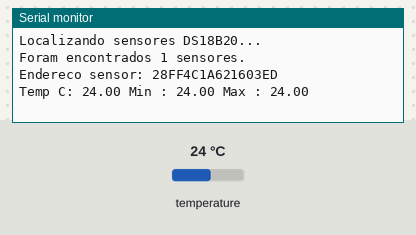
Bench run of a sketch on a simulated Arduino Uno, built with avr-gcc and run on an emulated ATmega328P. On the bench: the last lines printed to the serial monitor. Inputs (shaded band) come from the test bench; at power-on: temperature 24 °C.

Above: at 1.2 s.
1.3 s: temperature set to 12 °C
At 5.8 s:
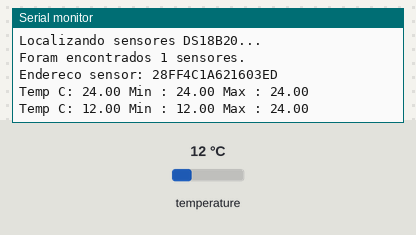
6.1 s: temperature set to 19 °C
At 8.7 s:
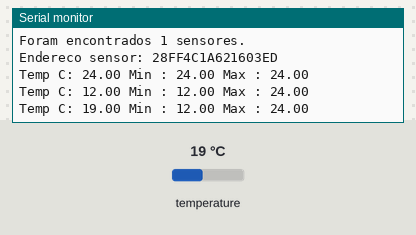
Timing chart, 0 to 10.2 s (numbered marks = the images above; inputs shaded):
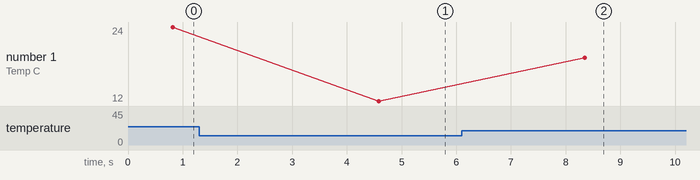

The sketch:

sensor_temperatura_agua.ino
```cpp
#include <OneWire.h>
#include <DallasTemperature.h>
#include <LiquidCrystal.h>

// Porta do pino de sinal do DS18B20
#define ONE_WIRE_BUS 3

// Define uma instancia do oneWire para comunicacao com o sensor
OneWire oneWire(ONE_WIRE_BUS);

// Armazena temperaturas minima e maxima
float tempMin = 999;
float tempMax = 0;

DallasTemperature sensors(&oneWire);
DeviceAddress sensor1;

// Inicializa o LCD


void setup(void)
{
  Serial.begin(9600);
  sensors.begin();
  // Localiza e mostra enderecos dos sensores
  Serial.println("Localizando sensores DS18B20...");
  Serial.print("Foram encontrados ");
  Serial.print(sensors.getDeviceCount(), DEC);
  Serial.println(" sensores.");
  if (!sensors.getAddress(sensor1, 0))
     Serial.println("Sensores nao encontrados !");
  // Mostra o endereco do sensor encontrado no barramento
  Serial.print("Endereco sensor: ");
  mostra_endereco_sensor(sensor1);
  Serial.println();
  Serial.println();


}

void mostra_endereco_sensor(DeviceAddress deviceAddress)
{
  for (uint8_t i = 0; i < 8; i++)
  {
    // Adiciona zeros se necessário
    if (deviceAddress[i] < 16) Serial.print("0");
    Serial.print(deviceAddress[i], HEX);
  }
}

void loop()
{
  // Le a informacao do sensor
  sensors.requestTemperatures();
  float tempC = (int)sensors.getTempC(sensor1);
  // Atualiza temperaturas minima e maxima
  if (tempC < tempMin)
  {
    tempMin = tempC;
  }
  if (tempC > tempMax)
  {
    tempMax = tempC;
  }
  // Mostra dados no serial monitor
  Serial.print("Temp C: ");
  Serial.print(tempC);
  Serial.print(" Min : ");
  Serial.print(tempMin);
  Serial.print(" Max : ");
  Serial.println(tempMax);

  delay(3000);
}
```

Measured:
- after the input at 1.3 s, the serial monitor: prints a new line after 3.3 s (image 1)
- after the input at 6.1 s, the serial monitor: prints a new line after 2.2 s (image 2)
- plotted number 1: 24 → 12 after the input at 1.3 s, 12 → 19 after the input at 6.1 s
